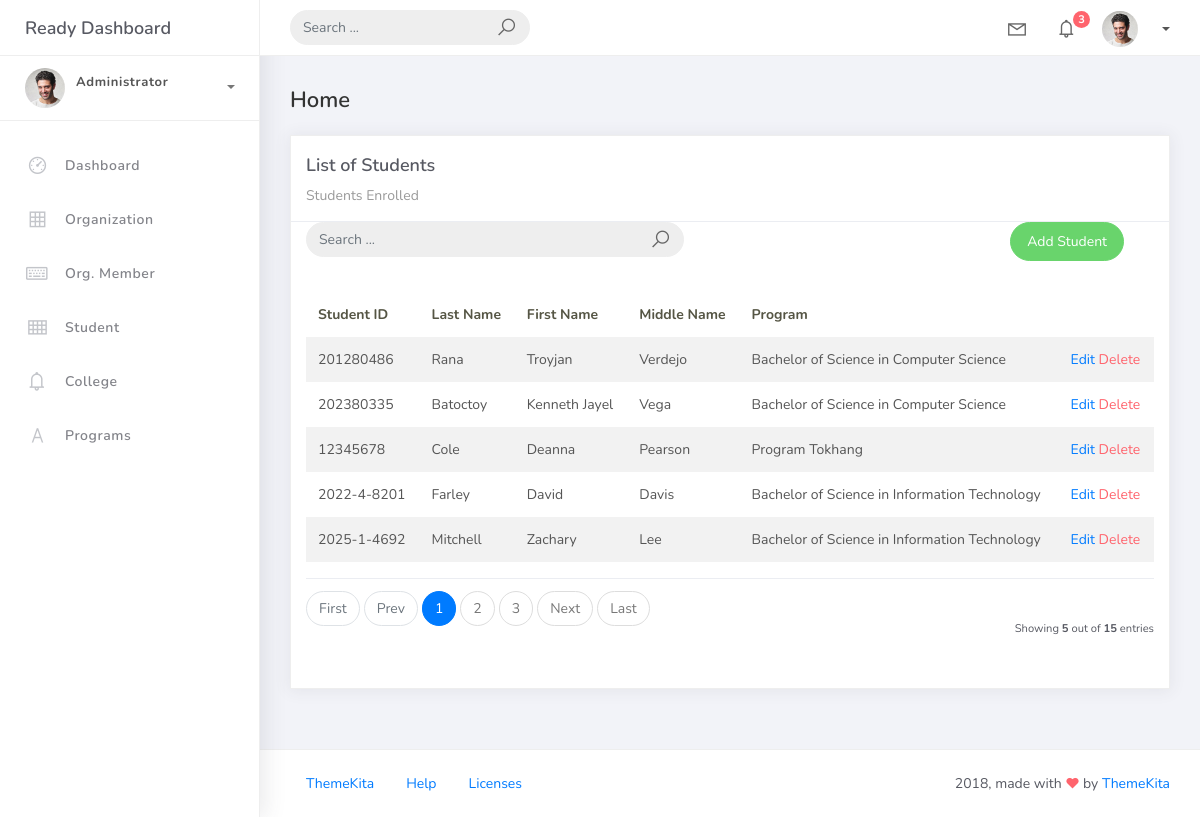
Screenshot of /student_list with the database file from the repository.
### studentorg/models.py (models this page shows, shortened)
class BaseModel(models.Model):
    created_at = models.DateTimeField(auto_now_add=True, db_index=True)
    updated_at = models.DateTimeField(auto_now=True)
    class Meta:
        abstract = True

class Student(BaseModel):
    student_id = models.CharField(max_length=15)
    lastname = models.CharField(max_length=25)
    firstname = models.CharField(max_length=25)
    middlename = models.CharField(max_length=25, blank=True, null=True)
    program = models.ForeignKey(Program, on_delete=models.CASCADE)

class Program(BaseModel):
    prog_name = models.CharField(max_length=150)
    college = models.ForeignKey(College, on_delete=models.CASCADE)
    def __str__(self):
        return self.prog_name

### studentorg/views.py (the view)
# urls.py: path('student_list', StudentList.as_view(), name='student-list'),
class StudentList(ListView):
    model = Student
    context_object_name = 'student'
    template_name = 'student_list.html'
    paginate_by = 5

### templates/student_list.html (shortened to what this page needs)
{% extends 'base.html' %}
{% load static %}
{% block content %}
<div class="content">
    <div class="container-fluid">
        <h4 class="page-title">Home</h4>
        <div class="row">
            <div class="col-md-12">
                <div class="card">
                    <div class="card-header">
                        <div class="card-title">List of Students</div>
                        <div class="card-category">Students Enrolled</div>
                    </div>
<div class="col-md-12 row">
    <div class="col-md-6">
        <form class="navbar-left navbar-form nav-search mr-md-3" action="">
            <div class="input-group">
                <input type="text" placeholder="Search ..." class="form-control" />
                <div class="input-group-append">
                    <span class="input-group-text">
                        <i class="la la-search search-icon"></i>
                    </span>
                </div>
            </div>
        </form>
    </div>
    <div class="col-md-6">
        <div class="pull-right">
            <a href="{% url 'student-add' %}" class="btn btn-success btn-rounded">Add Student</a>
        </div>
    </div>
</div>
                    <div class="card-body">
                        <table class="table table-striped mt-3">
                            <thead>
                                <tr>
                                    <th scope="col">Student ID</th>
                                    <th scope="col">Last Name</th>
                                    <th scope="col">First Name</th>
                                    <th scope="col">Middle Name</th>
                                    <th scope="col">Program</th>
                                </tr>
                            </thead>
                            <tbody>
                                {% for object in object_list %}
                                <tr>
                                    <td>{{ object.student_id}}</td>
                                    <td>{{ object.lastname}}</td>
                                    <td>{{ object.firstname}}</td>
                                    <td>{{ object.middlename}}</td>
                                    <td>{{ object.program}}</td>
                                     <td>
                                        <a href="student_list/{{object.id}}">Edit</a>
                                        <a href="student_list/{{object.id}}/delete" class="text-danger">Delete</a>
                                    </td>
                                {% endfor %}
                            </tbody>
                        </table>
                        {% include 'includes/pagination.html' %}
                    </div>
                </div>
            </div>
        </div>
    </div>
</div>
{% endblock %}

### rows the page displays
Student: student_id "201280486", lastname "Rana", firstname "Troyjan", middlename "Verdejo", program "Bachelor of Science in Computer Science"
Student: student_id "202380335", lastname "Batoctoy", firstname "Kenneth Jayel", middlename "Vega", program "Bachelor of Science in Computer Science"
Student: student_id "12345678", lastname "Cole", firstname "Deanna", middlename "Pearson", program "Program Tokhang"
Student: student_id "2022-4-8201", lastname "Farley", firstname "David", middlename "Davis", program "Bachelor of Science in Information Technology"
Student: student_id "2025-1-4692", lastname "Mitchell", firstname "Zachary", middlename "Lee", program "Bachelor of Science in Information Technology"

### other values shown
{{ page_num }} "1"
{{ page_num }} "2" "3"
{{ object_list.count }} "5"
{{ paginator.count }} "15"
